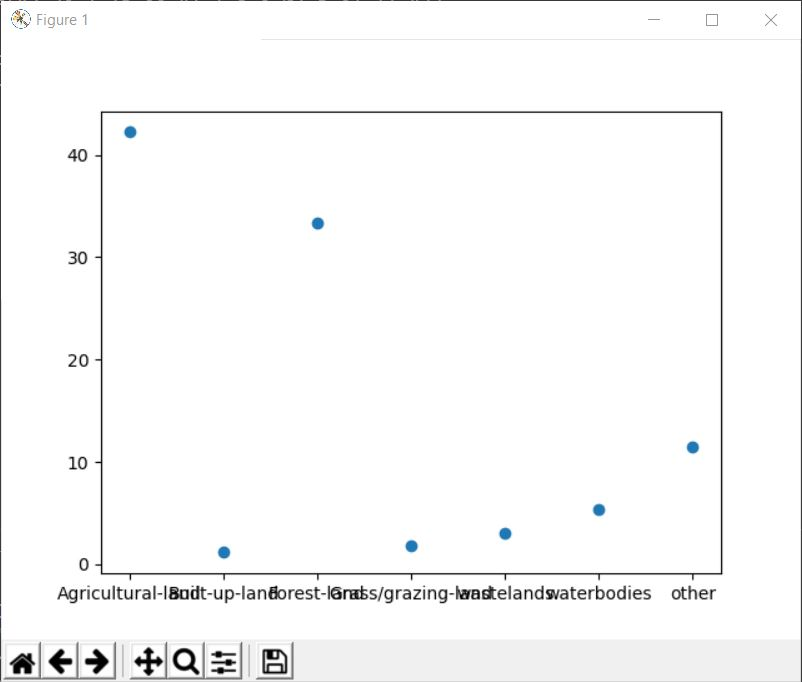

Write Python code to recreate this figure.
import matplotlib.pyplot as plt

land = 'Agricultural-land','Built-up-land','Forest-land','Grass/grazing-land','wastelands','waterbodies','other'
area =[42.23,1.15,33.41,1.8,3.07,5.31,11.47]

plt.scatter(land,area)
plt.show()
